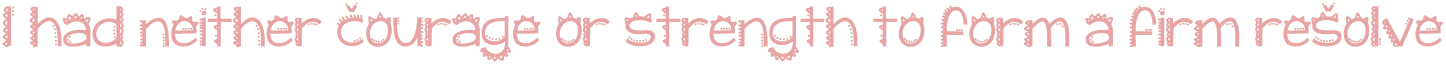
#> input picture 2_ocr/dataset/validation/train0.png, 5781 x 256 px (shown at 1/4 size)
$ jupyter execute pipelining.ipynb   (shell and % lines are left out)
#> lines starting #> are read from the running program, lines starting #| are printed output that depends on the picture
[cell 1]
import numpy as np
import cv2
import matplotlib
import matplotlib.pyplot as plt
import scipy.signal
from process import extract_text_from_image, train_or_load_character_recognition_model
import glob
import sys
import os

[cell 2]
plt.rcParams['figure.figsize'] = 16, 12

[cell 3]
def histogram(image, xmax):
    height, width = image.shape[0:2]
    x = range(0, xmax+1)
    y = np.zeros(xmax+1)
    for i in range(0, height):
        for j in range(0, width):
            pixel = image[i, j]
            y[pixel] += 1
    return x, y

[cell 4]
VALIDATION_DATASET_PATH = '.'+os.path.sep+'dataset'+os.path.sep+'validation'+os.path.sep
num = 0
for image_path in glob.glob(VALIDATION_DATASET_PATH + "*.png"):
    cvimg = cv2.imread(image_path)
#> cvimg is the input picture: shape (256, 5781, 3); mean B, G, R 239.2, 239.2, 250.6
    hsvImage = cv2.cvtColor(cvimg, cv2.COLOR_BGR2HSV)
#> hsvImage: shape (256, 5781, 3); mean H, S, V 0, 12.6, 250.6
    x, y = histogram(hsvImage[:, :, 0], 179)
#> after the loop in histogram, `for i in range(0, height):`: y = 180 values, max 1479846 at index 0, min 0 at index 1, mean 8221.9
    ypick = y.copy()
#> ypick has the same summary as y in histogram
    #pixels = hsvImage.shape[0] * hsvImage.shape[1]
    pixelsmax = np.max(ypick)
#> pixelsmax = 1479846
    for i in range(len(y)):
        if (i!=0 and ypick[i-1]>ypick[i]) or (i!=179 and ypick[i]<=ypick[i+1]):
            ypick[i] = 0
    for i in range(len(y)):
        if 0.05 * pixelsmax > ypick[i]:
            ypick[i] = 0
#> after the loop, ypick = 180 values, max 1479846 at index 0, min 0 at index 1, mean 8221.4
    #pickpeaks, _ = scipy.signal.find_peaks(ypick)
    pickpeaks = np.nonzero(ypick)[0]
#> pickpeaks = [0]
    print(pickpeaks)
#| [0]
    if len(pickpeaks) == 2:
        print("TAKE:",y[pickpeaks[0]],y[pickpeaks[1]])
        #plt.figure()
        print(image_path)
        #plt.plot(x, y, '-or')
        #plt.show()
        plt.figure()
        peak = min(pickpeaks.tolist(), key=lambda x: ypick[x])
        textimg = np.zeros(hsvImage[:, :, 0].shape, hsvImage[:, :, 0].dtype)
        textimg[hsvImage[:,:,0]==peak] = 255
        plt.imshow(textimg, 'gray')
        plt.show()
        num+=1
    else:
        plt.figure()
        print(image_path)
        print("NOT", len(pickpeaks))
#| NOT 1
        plt.plot(x, y, '-or')
        plt.show()
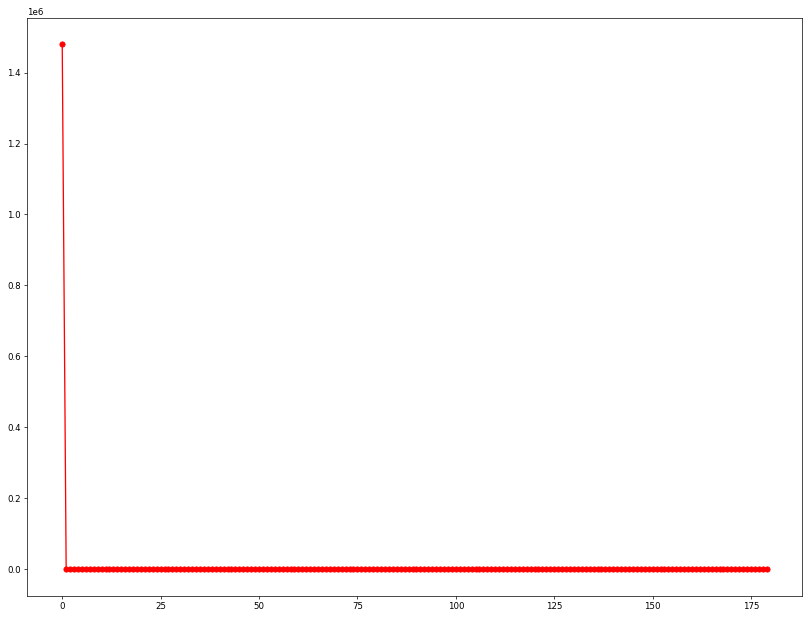
#> figure drawn by matplotlib, 1 panel; curve peaks at x = 0, y = 1479846
print(num)
